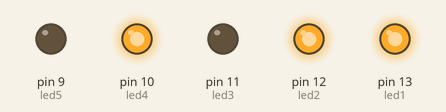
This sketch was run on a simulated Arduino Uno, built with avr-gcc and run on an emulated ATmega328P. On the bench: output pins drawn as LEDs (lit = HIGH).

Above: at 0.3 s.
At 0.8 s:
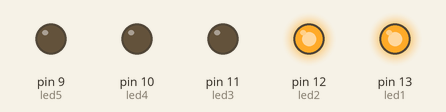
At 1.3 s:
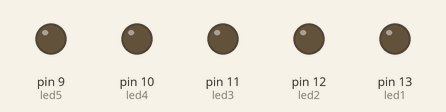
At 2.8 s:
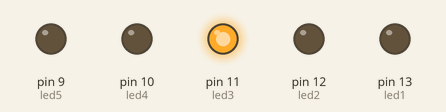
At 3.8 s:
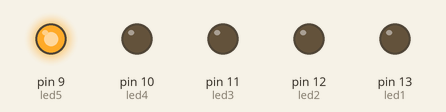
At 4.9 s:
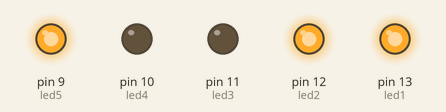
Timing chart, 0 to 5.3 s (numbered marks = the images above):
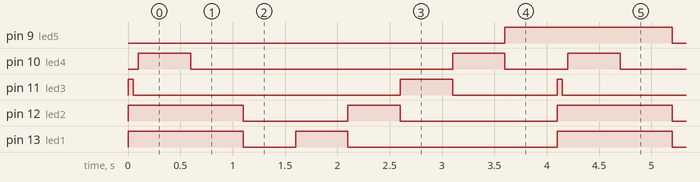

Measured:
- by itself, pin 9 (led5): alternates HIGH for 1.6 s and LOW for 2.5 s
- by itself, pin 10 (led4): repeats every 4.1 s: LOW 2.5 s, HIGH 0.50 s, LOW 0.60 s, HIGH 0.50 s
- by itself, pin 11 (led3): repeats every 4.1 s: LOW 2.6 s, HIGH 0.50 s, LOW 1.0 s, HIGH 0.05 s
- by itself, pin 12 (led2): repeats every 4.1 s: LOW 1.0 s, HIGH 0.50 s, LOW 1.5 s, HIGH 1.1 s
- by itself, pin 13 (led1): repeats every 4.1 s: LOW 0.50 s, HIGH 0.50 s, LOW 2.0 s, HIGH 1.1 s

The sketch:

TEST4.ino
```cpp
int led1=13;
int led2=12;
int led3=11;
int led4=10;
int led5=9;
///void segment(int led3,int led2,int led1, int led10,int led9);
void setup() {
  pinMode(led1,OUTPUT);
  pinMode(led2,OUTPUT);
  pinMode(led3,OUTPUT);
  pinMode(led4,OUTPUT);
  pinMode(led5,OUTPUT);
  // put your setup code here, to run once:

}

void loop() {
  digitalWrite(led1,HIGH);
  digitalWrite(led2,HIGH);
  digitalWrite(led3,HIGH);
  delay(50);
  digitalWrite(led3,LOW);
  delay(50);
  digitalWrite(led4,HIGH);
  delay(500);
  digitalWrite(led4,LOW);
  delay(500);
  digitalWrite(led5,HIGH);

  //void segment(int led1,int led2,int led3,int led4,int led5);
  digitalWrite(led1,LOW);
  digitalWrite(led2,LOW);
  digitalWrite(led3,LOW);
  digitalWrite(led4,LOW);
  digitalWrite(led5,LOW);
  delay(500);
  digitalWrite(led1,HIGH);
  digitalWrite(led2,LOW);
  digitalWrite(led3,LOW);
  digitalWrite(led4,LOW);
  digitalWrite(led5,LOW);
  delay(500);
  digitalWrite(led1,LOW);
  digitalWrite(led2,HIGH);
  digitalWrite(led3,LOW);
  digitalWrite(led4,LOW);
  digitalWrite(led5,LOW);
  delay(500);
  digitalWrite(led1,LOW);
  digitalWrite(led2,LOW);
  digitalWrite(led3,HIGH);
  digitalWrite(led4,LOW);
  digitalWrite(led5,LOW);
  delay(500);
  digitalWrite(led1,LOW);
  digitalWrite(led2,LOW);
  digitalWrite(led3,LOW);
  digitalWrite(led4,HIGH);
  digitalWrite(led5,LOW);
  delay(500);
  digitalWrite(led1,LOW);
  digitalWrite(led2,LOW);
  digitalWrite(led3,LOW);
  digitalWrite(led4,LOW);
  digitalWrite(led5,HIGH);
  delay(500);
  // put your main code here, to run repeatedly:

}
/*void segment(int led1,int led2,int led3,int led4,int led5){
  digitalWrite(led1,LOW);
  digitalWrite(led2,LOW);
  digitalWrite(led3,LOW);
  digitalWrite(led4,LOW);
  digitalWrite(led5,LOW);
  delay(500);
  digitalWrite(led1,HIGH);
  digitalWrite(led2,LOW);
  digitalWrite(led3,LOW);
  digitalWrite(led4,LOW);
  digitalWrite(led5,LOW);
  delay(500);
  digitalWrite(led1,LOW);
  digitalWrite(led2,HIGH);
  digitalWrite(led3,LOW);
  digitalWrite(led4,LOW);
  digitalWrite(led5,LOW);
  delay(500);
  digitalWrite(led1,LOW);
  digitalWrite(led2,LOW);
  digitalWrite(led3,HIGH);
  digitalWrite(led4,LOW);
  digitalWrite(led5,LOW);
  delay(500);
  digitalWrite(led1,LOW);
  digitalWrite(led2,LOW);
  digitalWrite(led3,LOW);
  digitalWrite(led4,HIGH);
  digitalWrite(led5,LOW);
  delay(500);
  digitalWrite(led1,LOW);
  digitalWrite(led2,LOW);
  digitalWrite(led3,LOW);
  digitalWrite(led4,LOW);
  digitalWrite(led5,HIGH);
  delay(500);*/
```
